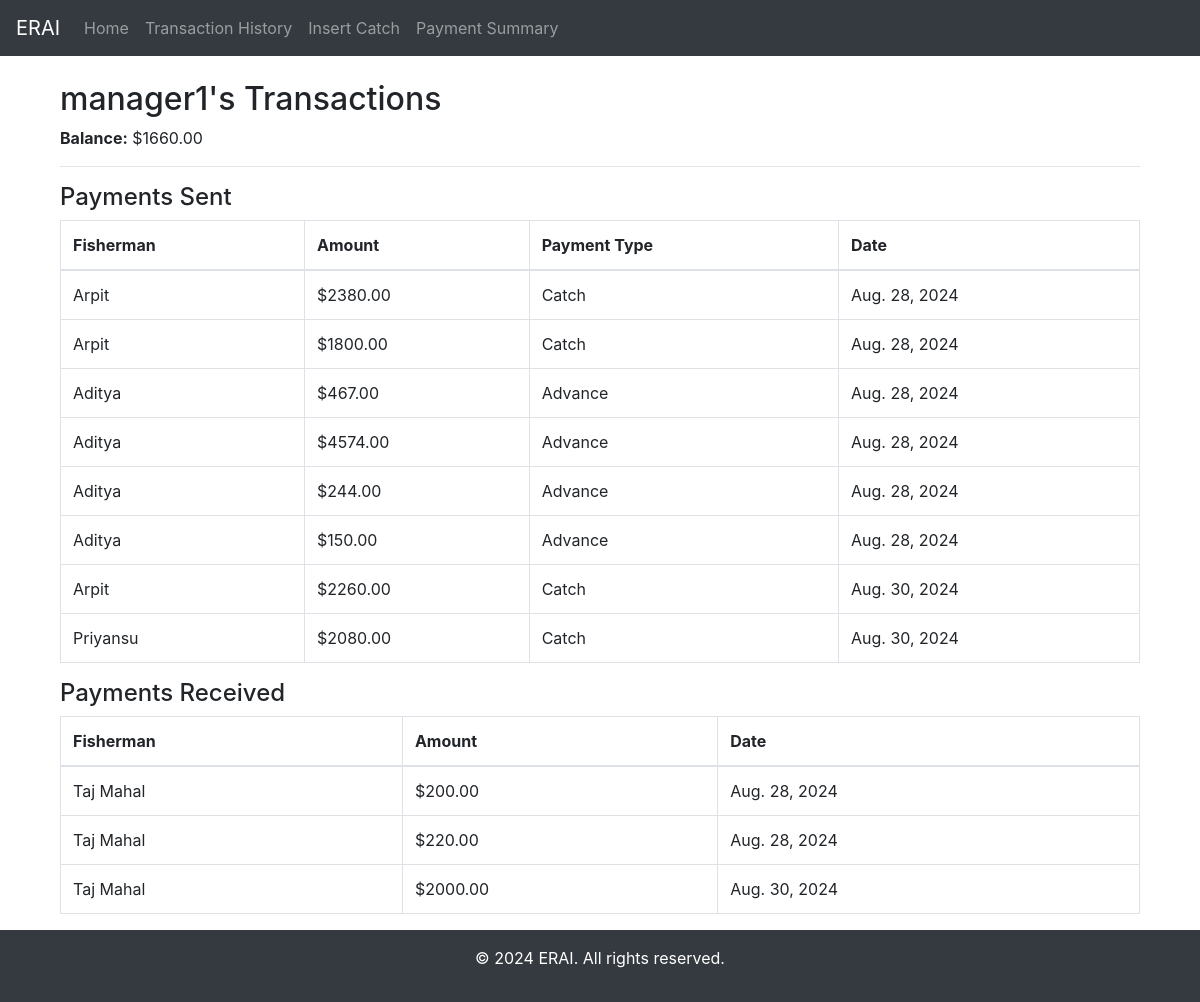
The page /manager/1/ on the database as committed earlier.
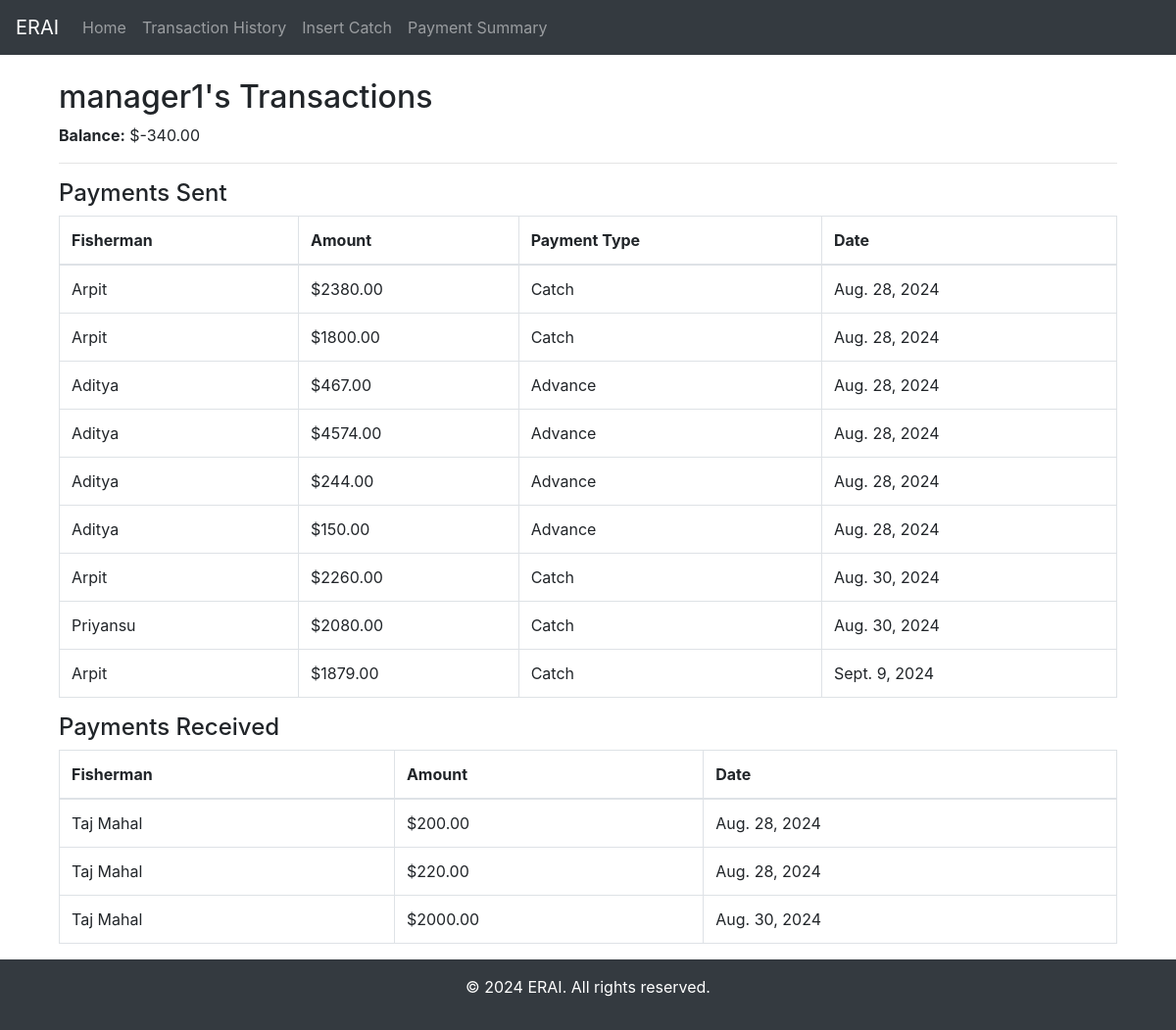
The same page on the database as committed later.
### myApp/models.py (models this page shows, shortened)
class Manager(models.Model):
    user = models.OneToOneField(User, on_delete=models.CASCADE)
    balance = models.DecimalField(max_digits=10, decimal_places=2)

class Payment(models.Model):
    PAYMENT_TYPE_CHOICES = [
        ('Catch', 'Catch'),
        ('Advance', 'Advance'),
    ]
    fisherman = models.ForeignKey(Fisherman, on_delete=models.CASCADE)
    payment_date = models.DateField()
    amount = models.DecimalField(max_digits=10, decimal_places=2)
    payment_type = models.CharField(max_length=10, choices=PAYMENT_TYPE_CHOICES)
    manager = models.ForeignKey(Manager, null=True, blank=True, on_delete=models.DO_NOTHING)

class Fisherman(models.Model):
    name = models.CharField(max_length=255)
    phone_number = models.CharField(max_length=20)

class PaymentRoyaltyReceived(models.Model):
    fisherman = models.ForeignKey(RoyaltyFisherman, on_delete=models.CASCADE)
    amount = models.DecimalField(max_digits=10, decimal_places=2)
    payment_date = models.DateField()
    manager = models.ForeignKey(Manager, null=True, blank=True, on_delete=models.DO_NOTHING)

class RoyaltyFisherman(models.Model):
    name = models.CharField(max_length=255)
    phone_number = models.CharField(max_length=15)

### myApp/views.py (the view)
# urls.py: path('manager/<int:manager_id>/', manager_detail_view, name='manager_detail'),
def manager_detail_view(request, manager_id):
    manager = get_object_or_404(Manager, id=manager_id)
    payments_sent = Payment.objects.filter(manager=manager)
    payments_received = PaymentRoyaltyReceived.objects.filter(manager=manager)
    context = {
        'manager': manager,
        'payments_sent': payments_sent,
        'payments_received': payments_received,
    }
    return render(request, 'manager_detail.html', context)

### myApp/templates/manager_detail.html (shortened to what this page needs)
{% extends 'base.html' %}
{% block content %}
<div class="container">
    <h2>{{ manager.user.username }}'s Transactions</h2>
    <p><strong>Balance:</strong> ${{ manager.balance }}</p>
    <hr>
    <h4>Payments Sent</h4>
    <table class="table table-bordered table-hover">
        <thead>
            <tr>
                <th>Fisherman</th>
                <th>Amount</th>
                <th>Payment Type</th>
                <th>Date</th>
            </tr>
        </thead>
        <tbody>
            {% for payment in payments_sent %}
            <tr>
                <td>{{ payment.fisherman.name }}</td>
                <td>${{ payment.amount }}</td>
                <td>{{ payment.get_payment_type_display }}</td>
                <td>{{ payment.payment_date }}</td>
            </tr>
            {% empty %}
            <tr>
                <td colspan="4">No payments sent by this manager.</td>
            </tr>
            {% endfor %}
        </tbody>
    </table>
    <h4>Payments Received</h4>
    <table class="table table-bordered table-hover">
        <thead>
            <tr>
                <th>Fisherman</th>
                <th>Amount</th>
                <th>Date</th>
            </tr>
        </thead>
        <tbody>
            {% for payment in payments_received %}
            <tr>
                <td>{{ payment.fisherman.name }}</td>
                <td>${{ payment.amount }}</td>
                <td>{{ payment.payment_date }}</td>
            </tr>
            {% empty %}
            <tr>
                <td colspan="3">No payments received by this manager.</td>
            </tr>
            {% endfor %}
        </tbody>
    </table>
</div>
{% endblock %}

Rows that differ between the two databases and show on the page:
changed Manager "manager1": balance "1660.00" → "-340.00"
added Payment: fisherman.name "Arpit", amount "1879.00", payment_type "Catch", payment_date "Sept. 9, 2024"
